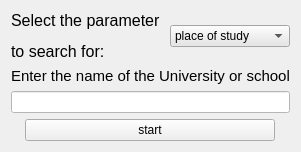
                 <widget class="QWidget" name="Search_by">
                  <attribute name="title">
                   <string>Search by:</string>
                  </attribute>
                  <layout class="QVBoxLayout" name="verticalLayout_16">
                   <item>
                    <layout class="QVBoxLayout" name="verticalLayout_2">
                     <item>
                      <layout class="QHBoxLayout" name="horizontalLayout_4">
                       <item>
                        <widget class="QLabel" name="label_facebook_search_3">
                         <property name="maximumSize">
                          <size>
                           <width>230</width>
                           <height>90</height>
                          </size>
                         </property>
                         <property name="styleSheet">
                          <string notr="true">font: 75 14pt &quot;MS Shell Dlg 2&quot;;</string>
                         </property>
                         <property name="text">
                          <string>&lt;html&gt;&lt;head/&gt;&lt;body&gt;&lt;p&gt;&lt;span style=&quot; font-size:12pt;&quot;&gt;Select the parameter &lt;/span&gt;&lt;/p&gt;&lt;p&gt;&lt;span style=&quot; font-size:12pt;&quot;&gt;to search for:&lt;/span&gt;&lt;/p&gt;&lt;/body&gt;&lt;/html&gt;</string>
                         </property>
                        </widget>
                       </item>
                       <item>
                        <widget class="QComboBox" name="comboBox_facebook_search">
                         <property name="whatsThis">
                          <string>&lt;html&gt;&lt;head/&gt;&lt;body&gt;&lt;p&gt;Выбирай!&lt;/p&gt;&lt;p&gt;&lt;br/&gt;&lt;/p&gt;&lt;/body&gt;&lt;/html&gt;</string>
                         </property>
                         <property name="styleSheet">
                          <string notr="true">font: 75 14pt &quot;MS Shell Dlg 2&quot;;
background-color:rgb(230, 230, 230)</string>
                         </property>
                         <property name="editable">
                          <bool>false</bool>
                         </property>
                         <item>
                          <property name="text">
                           <string>place of study</string>
                          </property>
                         </item>
                         <item>
                          <property name="text">
                           <string>residence</string>
                          </property>
                         </item>
                         <item>
                          <property name="text">
                           <string>date of birth</string>
                          </property>
                         </item>
                        </widget>
                       </item>
                      </layout>
                     </item>
                     <item>
                      <layout class="QHBoxLayout" name="horizontalLayout_14">
                       <item>
                        <widget class="QLabel" name="label_facebook_search_1">
                         <property name="sizePolicy">
                          <sizepolicy hsizetype="Minimum" vsizetype="Minimum">
                           <horstretch>0</horstretch>
                           <verstretch>0</verstretch>
                          </sizepolicy>
                         </property>
                         <property name="maximumSize">
                          <size>
                           <width>370</width>
                           <height>40</height>
                          </size>
                         </property>
                         <property name="styleSheet">
                          <string notr="true">font: 75 14pt &quot;MS Shell Dlg 2&quot;;</string>
                         </property>
                         <property name="text">
                          <string>&lt;html&gt;&lt;head/&gt;&lt;body&gt;&lt;p&gt;&lt;span style=&quot; font-size:11pt;&quot;&gt;Enter the name of the University or school&lt;/span&gt;&lt;/p&gt;&lt;/body&gt;&lt;/html&gt;</string>
                         </property>
                        </widget>
                       </item>
                      </layout>
                     </item>
                     <item>
                      <layout class="QHBoxLayout" name="horizontalLayout_15">
                       <item>
                        <widget class="QLineEdit" name="lineEdit_facebook_search">
                         <property name="sizePolicy">
                          <sizepolicy hsizetype="Minimum" vsizetype="Minimum">
                           <horstretch>150</horstretch>
                           <verstretch>60</verstretch>
                          </sizepolicy>
                         </property>
                         <property name="minimumSize">
                          <size>
                           <width>150</width>
                           <height>20</height>
                          </size>
                         </property>
                         <property name="maximumSize">
                          <size>
                           <width>350</width>
                           <height>30</height>
                          </size>
                         </property>
                         <property name="toolTip">
                          <string>&lt;html&gt;&lt;head/&gt;&lt;body&gt;&lt;p&gt;&lt;span style=&quot; font-size:11pt;&quot;&gt;Input example: if you search by place of residence -Москва, Nizhniy Novgorod,Россия etc &lt;/span&gt;&lt;/p&gt;&lt;p&gt;&lt;span style=&quot; font-size:11pt;&quot;&gt;if you search by date of birth -17 ноября 1999 or 17 ноября or Ноябрь etc&lt;/span&gt;&lt;/p&gt;&lt;p&gt;&lt;span style=&quot; font-size:11pt;&quot;&gt;if you search by place of study- вшэ or ВШЭ or гимназия etc&lt;/span&gt;&lt;/p&gt;&lt;/body&gt;&lt;/html&gt;</string>
                         </property>
                         <property name="styleSheet">
                          <string notr="true">font: 10pt &quot;MS Shell Dlg 2&quot;;
background-color:rgb(255, 255, 255)</string>
                         </property>
                         <property name="text">
                          <string/>
                         </property>
                        </widget>
                       </item>
                      </layout>
                     </item>
                     <item>
                      <layout class="QHBoxLayout" name="horizontalLayout_5">
                       <item>
                        <widget class="QPushButton" name="pushButton__facebook_search">
                         <property name="sizePolicy">
                          <sizepolicy hsizetype="Minimum" vsizetype="Minimum">
                           <horstretch>60</horstretch>
                           <verstretch>50</verstretch>
                          </sizepolicy>
                         </property>
                         <property name="maximumSize">
                          <size>
                           <width>250</width>
                           <height>40</height>
                          </size>
                         </property>
                         <property name="toolTip">
                          <string>&lt;html&gt;&lt;head/&gt;&lt;body&gt;&lt;p&gt;&lt;span style=&quot; font-size:11pt;&quot;&gt;when you click on it, &lt;/span&gt;&lt;/p&gt;&lt;p&gt;&lt;span style=&quot; font-size:11pt;&quot;&gt;the search will start&lt;/span&gt;&lt;/p&gt;&lt;/body&gt;&lt;/html&gt;</string>
                         </property>
                         <property name="styleSheet">
                          <string notr="true">font: 75 12pt &quot;MS Shell Dlg 2&quot;;</string>
                         </property>
                         <property name="text">
                          <string>start</string>
                         </property>
                        </widget>
                       </item>
                      </layout>
                     </item>
                    </layout>
                   </item>
                  </layout>
                 </widget>
